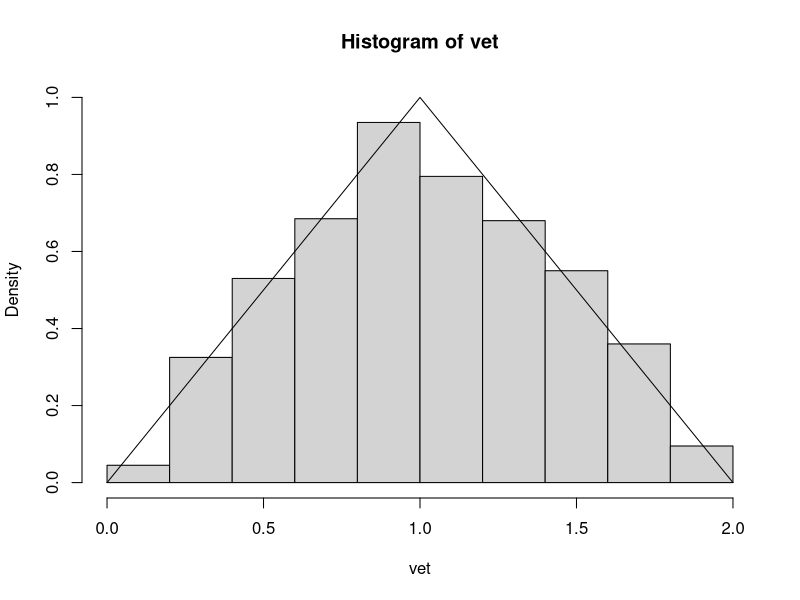
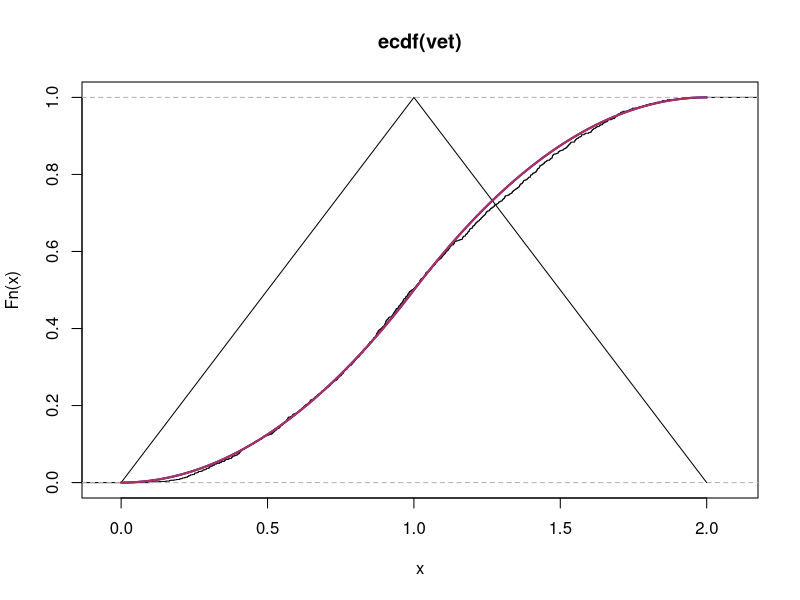

These figures' R source, in order:
gerar.tri<-function()
{
  u<-runif(1)
  if(u<0.5)
  {
    x<-sqrt(2*u)
  }
  else
  {
    x<-2-sqrt(2*(1-u))
  }
  x
}

vet<-replicate(1000, gerar.tri())
hist(vet, freq = F, ylim=c(0,1))

fx<- function(x)
{
  if(x<=1)
  {
    f<-x
  }
  else
  {
    f<-(2-x)
  }
  f
}

fx.vet<-Vectorize(fx)
curve(fx.vet, from=0, to=2, add = T)

Fn<-ecdf(vet)
plot(Fn)

Fx<-function(x)
{
  if(x<=1)
  {
    F.x<-(x^2)/2
  }
  else
  {
    F.x<-(((-x^2)+4*x-2)/2)
  }
  
}
Fx.vet<-Vectorize(Fx)
curve(Fx.vet, from = 0, to=2, add = T, col="blue4", lwd=2)

# Fazendo de forma vetorizada

fx<- function(x)
{
  ifelse(x<=1, x, 2-x)
}
curve(fx, from=0, to=2, add = T)


Fx<-function(x)
{
  ifelse(x<=1,(x^2)/2, (((-x^2)+4*x-2)/2))
}
curve(Fx, from=0, to=2, add = T, col="maroon", lwd=2)


# Lista 1 -----------------
# Geração de 1000 valores
# Comparação histograma
# Comparação ecdf e Fx
# Comparação função de distribuição empírica + teste Kolmogorov
# QQ plot + qqline
# Dividir em 10 intervalos de mesma probabilidade e comparar qtd observada X qtd esperado
# Repetir para 100 intervalos
# Gerar os numeros de maneiras vetorizada
# Outra abordagem para gerar números aleatórios de uma triangular (transformação de variável, prob.2)



